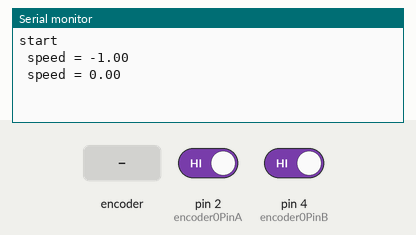
Recording of a sketch running on a simulated Arduino Uno, built with avr-gcc and run on an emulated ATmega328P. Parts: the last lines printed to the serial monitor. Inputs (shaded band) come from the test bench; at power-on: pin 2 (encoder0PinA) HIGH, pin 4 (encoder0PinB) HIGH.

Above: at 1.2 s.
1.3 s: rotary encoder on pin 2 (encoder0PinA) / pin 4 (encoder0PinB) turned 3 steps (first pin leading)
At 2.5 s:
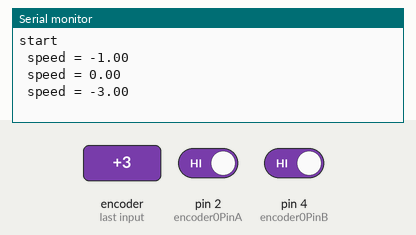
3.4 s: rotary encoder on pin 2 (encoder0PinA) / pin 4 (encoder0PinB) turned 2 steps (second pin leading)
At 4.8 s:
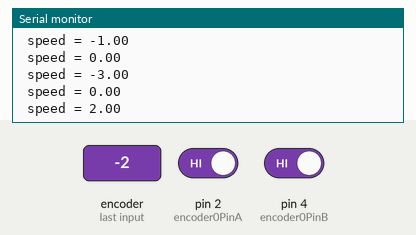
Timing chart, 0 to 6.4 s (numbered marks = the images above; inputs shaded):
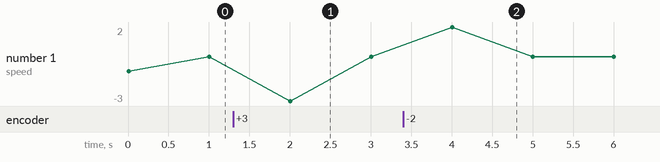

Measured:
- after the input at 1.3 s, the serial monitor: prints a new line after 0.70 s (image 1)
- after the input at 3.4 s, the serial monitor: prints a new line after 0.60 s (image 2)

The sketch:

code_rotory_encoder.ino
```cpp
#define encoder0PinA  2 //eda encoder a pin digital pin 2
#define encoder0PinB  4 // encoder pin b to digital pin 4

unsigned int encoder0Pos=0;
int newposition;
int oldposition;
int newtime;
int oldtime;
float vel;
void setup()
{

  pinMode(encoder0PinA, INPUT);
  digitalWrite(encoder0PinA, HIGH);
  pinMode(encoder0PinB, INPUT);
  digitalWrite(encoder0PinB, HIGH);
  attachInterrupt(0, doEncoder, RISING);
  Serial.begin (9600);
  Serial.println("start");

}

void loop()
{
newposition = encoder0Pos;
newtime = (0.001*millis());
vel = (newposition-oldposition)/(newtime-oldtime);
Serial.print ("\n speed = ");
Serial.print (vel);// variable to measure the velocity of the bike
oldposition = newposition;
oldtime = newtime;
delay(1000);
}

void doEncoder()
{
  if (digitalRead(encoder0PinA) == digitalRead(encoder0PinB)) {
    encoder0Pos++;
  } else {
    encoder0Pos--;
  }

 // Serial.println (encoder0Pos, DEC);
}
```
